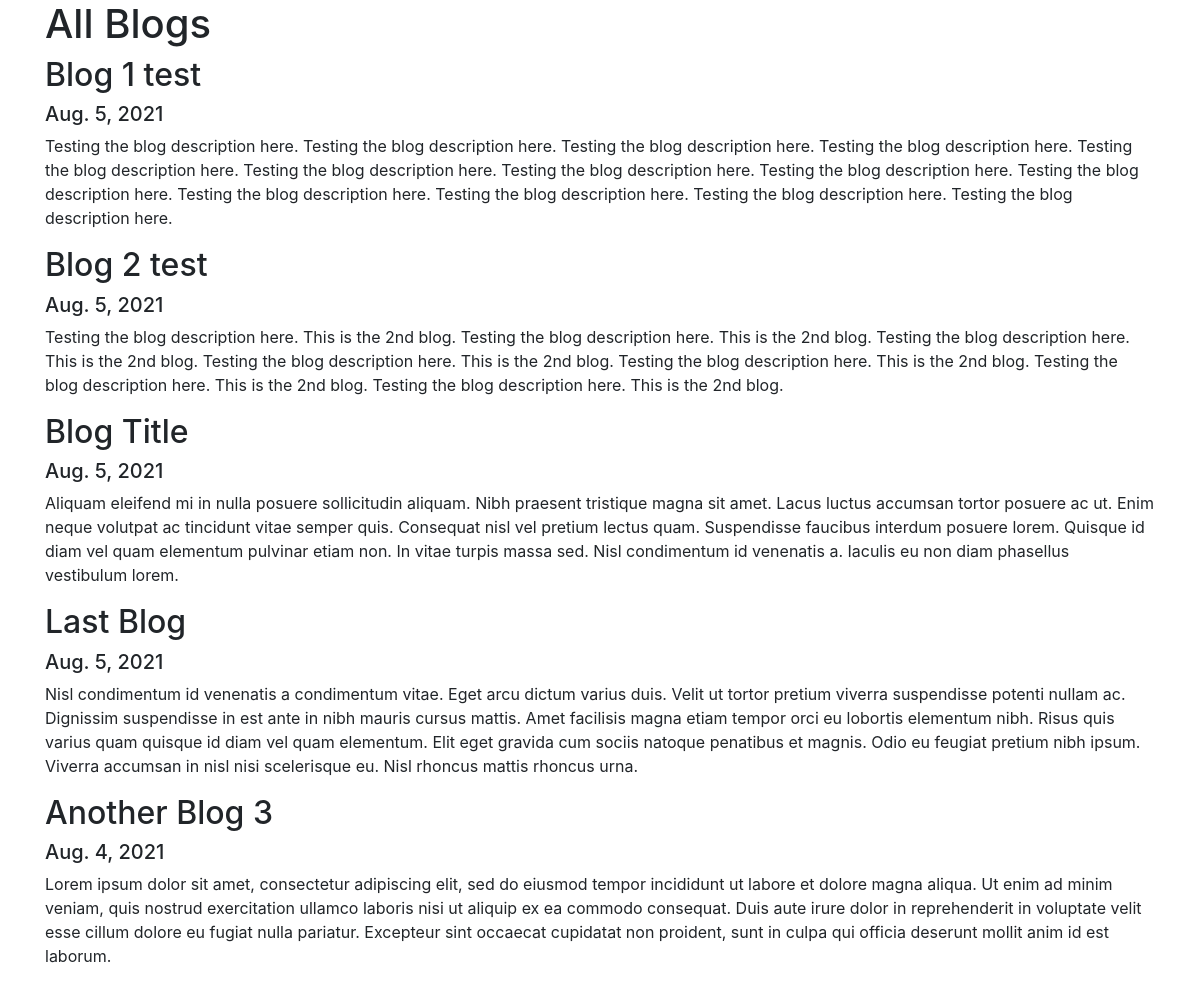
Screenshot of /blog/ with the database file from the repository.
### blog/models.py (models this page shows)
class Blog(models.Model):
    title = models.CharField(max_length=200)
    description = models.TextField()
    date = models.DateField()

### blog/views.py (the view)
# urls.py: path('', views.all_blogs, name="all_blogs"),
def all_blogs(request):
    blogs = Blog.objects.order_by('-date')[:5]
    return render(request, 'blog/all_blogs.html', {'blogs':blogs})

### blog/templates/blog/all_blogs.html (shortened to what this page needs)
<!doctype html>
<html lang="en">
  <head>
    <link rel="stylesheet" href="https://cdn.jsdelivr.net/npm/bootstrap@4.6.0/dist/css/bootstrap.min.css">
  </head>
  <body>
    <div class="container">
    <h1>All Blogs</h1>
      {% for blog in blogs %}
      <h2>{{ blog.title}}</h2>
      <h5>{{ blog.date }}</h5>
      <p>{{ blog.description }}</p>
      {% endfor %}
    </div>
  </body>
</html>

### rows the page displays
Blog: title "Blog 1 test", date "Aug. 5, 2021", description "Testing the blog description here. Testing the blog description here. Testing the blog description here. Testing the blog description here. Testing the blog description here. Testing the blog description here. Testing the blog description here. Testing the blog description here. Testing the blog description here. Testing the blog description here. Testing the blog description here. Testing the blog description here. Testing the blog description here."
Blog: title "Blog 2 test", date "Aug. 5, 2021", description "Testing the blog description here. This is the 2nd blog. Testing the blog description here. This is the 2nd blog. Testing the blog description here. This is the 2nd blog. Testing the blog description here. This is the 2nd blog. Testing the blog description here. This is the 2nd blog. Testing the blog description here. This is the 2nd blog. Testing the blog description here. This is the 2nd blog."
Blog: title "Blog Title", date "Aug. 5, 2021", description "Aliquam eleifend mi in nulla posuere sollicitudin aliquam. Nibh praesent tristique magna sit amet. Lacus luctus accumsan tortor posuere ac ut. Enim neque volutpat ac tincidunt vitae semper quis. Consequat nisl vel pretium lectus quam. Suspendisse faucibus interdum posuere lorem. Quisque id diam vel quam elementum pulvinar etiam non. In vitae turpis massa sed. Nisl condimentum id venenatis a. Iaculis eu non diam phasellus vestibulum lorem."
Blog: title "Last Blog", date "Aug. 5, 2021", description "Nisl condimentum id venenatis a condimentum vitae. Eget arcu dictum varius duis. Velit ut tortor pretium viverra suspendisse potenti nullam ac. Dignissim suspendisse in est ante in nibh mauris cursus mattis. Amet facilisis magna etiam tempor orci eu lobortis elementum nibh. Risus quis varius quam quisque id diam vel quam elementum. Elit eget gravida cum sociis natoque penatibus et magnis. Odio eu feugiat pretium nibh ipsum. Viverra accumsan in nisl nisi scelerisque eu. Nisl rhoncus mattis rhoncus urna."
Blog: title "Another Blog 3", date "Aug. 4, 2021", description "Lorem ipsum dolor sit amet, consectetur adipiscing elit, sed do eiusmod tempor incididunt ut labore et dolore magna aliqua. Ut enim ad minim veniam, quis nostrud exercitation ullamco laboris nisi ut aliquip ex ea commodo consequat. Duis aute irure dolor in reprehenderit in voluptate velit esse cillum dolore eu fugiat nulla pariatur. Excepteur sint occaecat cupidatat non proident, sunt in culpa qui officia deserunt mollit anim id est laborum."
